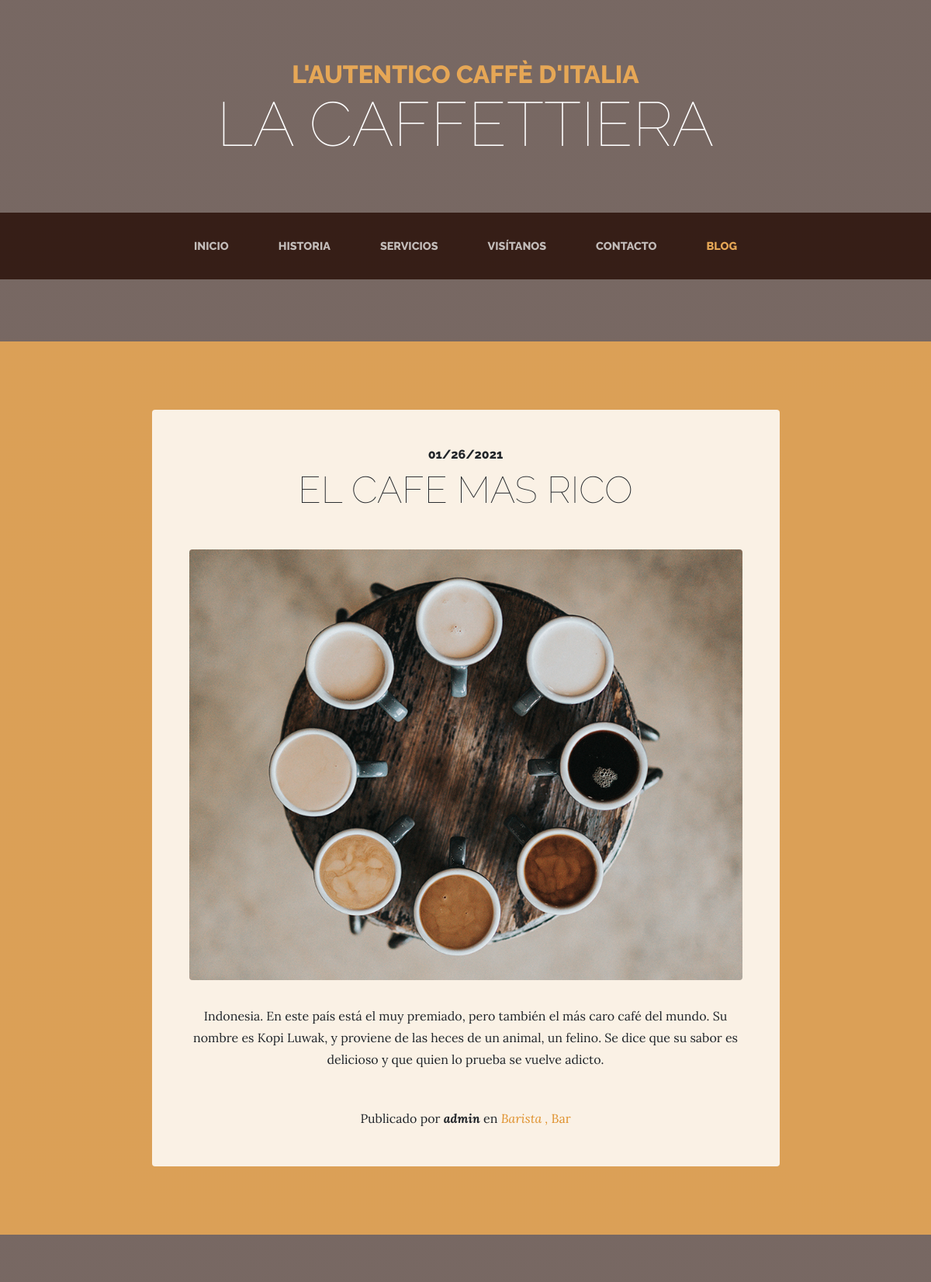
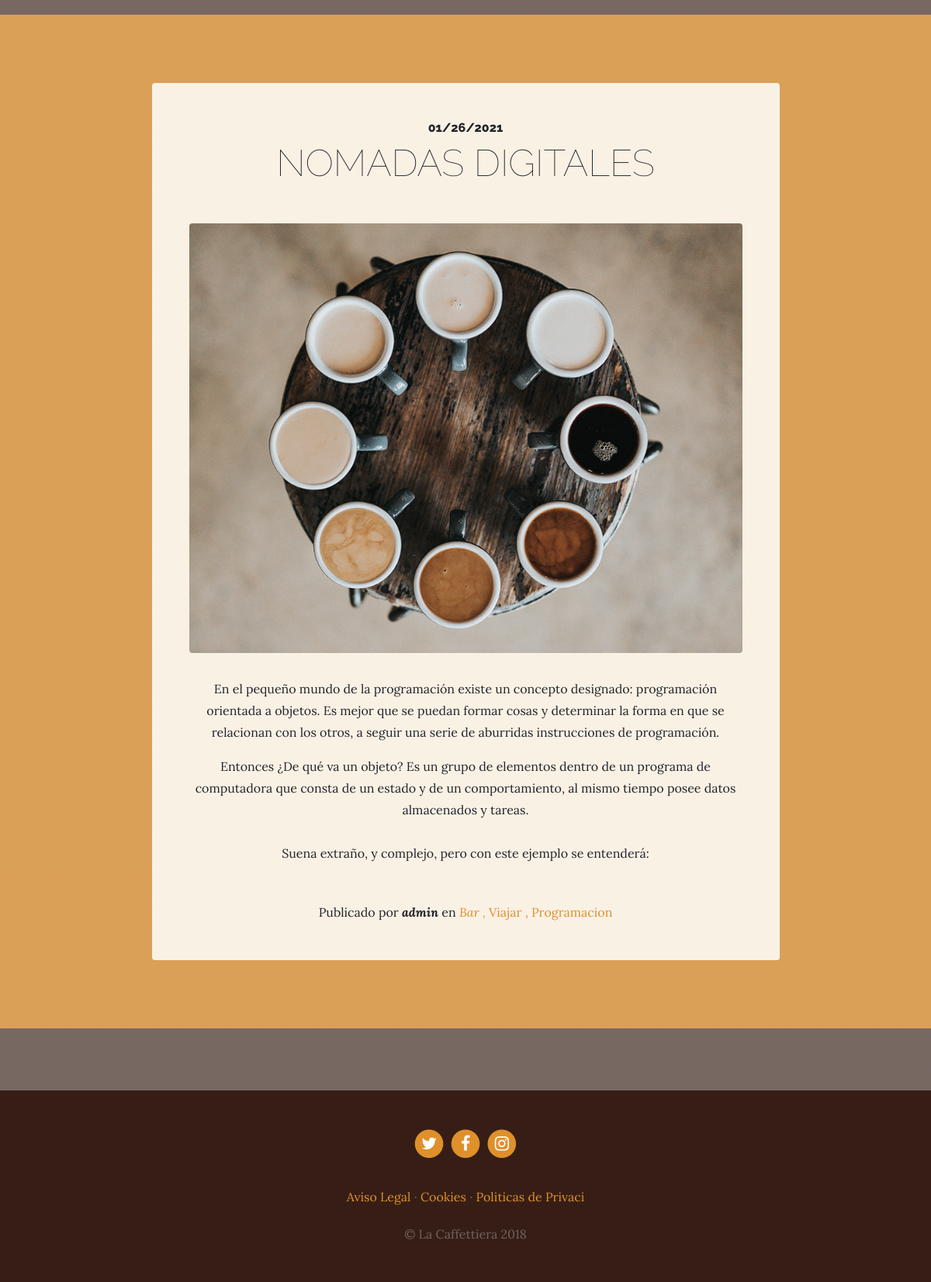
Screenshot of /blog/ with the database file from the repository (2 pictures, top to bottom).
### blog/models.py (models this page shows, shortened)
class Post(models.Model):
    title=models.CharField(max_length=100)
    content=models.TextField()
    published=models.DateTimeField(verbose_name='Publicacion',default=now())
    image=models.ImageField(verbose_name='Imagen', upload_to='blog',blank=True, null=True)
    author=models.ForeignKey(User, verbose_name='Autor', on_delete=models.CASCADE)
    categories=models.ManyToManyField(Category, verbose_name='Categorias')
    created=models.DateTimeField(verbose_name='Creacion', auto_now_add=True)
    updated=models.DateTimeField(verbose_name='Modificacion', auto_now=True)
    class Meta:
        verbose_name='Posteo'
        verbose_name_plural='Posteos'
        ordering=['-published']

class Category(models.Model):
    name=models.CharField(verbose_name='Nombre', max_length=50)
    created=models.DateTimeField(auto_now_add=True)
    updated=models.DateTimeField(auto_now=True)
    class Meta:
        verbose_name='Categoria'
        verbose_name_plural='Categorias'
        ordering=['-created']

### pages/models.py (models this page shows, shortened)
class Page(models.Model):
    title=models.CharField(verbose_name='Titulo',max_length=20)
    content=RichTextField(verbose_name="Contenido")
    order=models.SmallIntegerField(verbose_name='orden',default=0)
    created=models.DateTimeField(auto_now_add=True, verbose_name='Fecha de Creacion')
    updated=models.DateTimeField(auto_now=True, verbose_name='Fecha de Modificacion')
    class Meta:
        verbose_name='Pagina'
        verbose_name_plural='Paginas'
        ordering=['-order','title']

### blog/views.py (the view)
# urls.py: path('', views.blog, name='blog'),
def blog(request):
    posteos=Post.objects.all()
    return render(request,'blog/blog.html', {'posts':posteos})

### pages/templatetags/pages_extras.py (called while the page is built)
@register.simple_tag
def get_page_list():
    pages=Page.objects.all()
    return pages

### social/processor.py (called while the page is built)
def context_dict(request):
    context={}
    links=Link.objects.all()
    for link in links:
        context[link.key]=link.url
    return context

### blog/templates/blog/blog.html (shortened to what this page needs)
{%extends 'core/base.html'%}
{% load static%}
{%block content%}
{%for post in posts%}
<section class="page-section cta">
  <div class="container">
    <div class="row">
      <div class="col-xl-9 mx-auto">
        <div class="cta-innerv text-center rounded">
          <h2 class="section-heading mb-5">
            <span class="section-heading-upper">{{post.published|date:"SHORT_DATE_FORMAT"}}</span>
            <span class="section-heading-lower">{{post.title}}</span>
          </h2>
          <p class="mb-0">
            <img class="mx-auto d-flex rounded img-fluid mb-3 mb-lg-0" src="{{post.image.url}}"
              alt="">
          </p>
          <p class="mb-0 mbt">{{post.content|linebreaks}}</p>
          <p class="mb-0 mbt">
            <span class="section-heading-under">Publicado por <em><b>{{post.author}}</b></em> en <em>
              {%for category in post.categories.all%}<a href="{%url 'category' category.id%}" class="link"> {{category.name}} {%if not forloop.last%},{%endif%} </a></em></span> {%endfor%}
          </p>
        </div>
      </div>
    </div>
  </div>
</section>
{%endfor%}
{%endblock%}

### Core/templates/core/base.html (shortened to what this page needs)
<!DOCTYPE html>
<html lang="es">
<head>
  {% load static %}
  <link href="{%static 'core/vendor/bootstrap/css/bootstrap.min.css'%}" rel="stylesheet">
  <link href="{%static 'core/vendor/font-awesome/css/font-awesome.min.css'%}" rel="stylesheet" type="text/css">
  <link href="{%static 'core/css/business-casual.css'%}" rel="stylesheet">
</head>
<body>
  <h1 class="site-heading text-center text-white d-none d-lg-block">
    <span class="site-heading-upper text-primary mb-3">L'autentico caffè d'italia</span>
    <span class="site-heading-lower">La Caffettiera</span>
  </h1>
  <nav class="navbar navbar-expand-lg navbar-dark py-lg-4" id="mainNav">
    <div class="container">
      <div class="collapse navbar-collapse" id="navbarResponsive">
        <ul class="navbar-nav mx-auto">
          <li class="nav-item px-lg-4 {%if request.path == '/' %}active {% endif %}">
            <a class="nav-link text-uppercase text-expanded" href="{%url 'index' %}">Inicio</a>
          </li>
          <li class="nav-item px-lg-4 {%if request.path == '/about/' %}active {% endif %}">
            <a class="nav-link text-uppercase text-expanded" href="{%url 'about' %}">Historia</a>
          </li>
          <li class="nav-item px-lg-4 {%if request.path == '/services/' %}active {% endif %}">
            <a class="nav-link text-uppercase text-expanded" href="{%url 'services' %}">Servicios</a>
          </li>
          <li class="nav-item px-lg-4 {%if request.path == '/store/' %}active {% endif %}">
            <a class="nav-link text-uppercase text-expanded" href="{%url 'store'%}">Visítanos</a>
          </li>
          <li class="nav-item px-lg-4 {%if request.path == '/contact/' %}active {% endif %}">
            <a class="nav-link text-uppercase text-expanded" href="{%url 'contact'%}">Contacto</a>
          </li>
          <li class="nav-item px-lg-4 {%if request.path == '/blog/' %}active {% endif %}">
            <a class="nav-link text-uppercase text-expanded" href="{%url 'blog'%}">Blog</a>
          </li>
        </ul>
      </div>
    </div>
  </nav>
  {% block content %} {% endblock%}
  <footer class="footer text-faded text-center py-5">
    <div class="container">
      <p class="m-0">
        {%if LINK_TWITTER%}
        <a href="{{LINK_TWITTER}}" class="link">
          <span class="fa-stack fa-lg">
            <i class="fa fa-circle fa-stack-2x"></i>
            <i class="fa fa-twitter fa-stack-1x fa-inverse"></i>
          </span>
        </a>
        {%endif%}
        {%if LINK_FACEBOOK%}
        <a href="{{LINK_FACEBOOK}}" class="link">
          <span class="fa-stack fa-lg">
            <i class="fa fa-circle fa-stack-2x"></i>
            <i class="fa fa-facebook fa-stack-1x fa-inverse"></i>
          </span>
        </a>
        {%endif%}
        {%if LINK_INSTAGRAM%}
        <a href="{{LINK_INSTAGRAM}}" class="link">
          <span class="fa-stack fa-lg">
            <i class="fa fa-circle fa-stack-2x"></i>
            <i class="fa fa-instagram fa-stack-1x fa-inverse"></i>
          </span>
        </a>
        {%endif%}
      </p>
      <p class="m-0 mbt">
        {% load pages_extras %}
        {% get_page_list as page_list %}
        {%for page in page_list%}
        <a href="{%url 'page' page.id page.title|slugify%}" class="link">{{page.title}}</a> {%if not forloop.last%}·{%endif%}
        {%endfor%}
      </p>
      <p class="m-0 mbt1">&copy; La Caffettiera 2018</p>
    </div>
  </footer>
</body>
</html>

### Core/static/core/css/business-casual.css (style rules this page uses)
body { font-family: 'Lora'; background: linear-gradient(rgba(47, 23, 15, 0.65), rgba(47, 23, 15, 0.65)), url("../img/bg.jpg"); background-attachment: fixed; background-position: center; background-size: cover; }
h1, h2, h3, h4, h5, h6 { font-family: 'Raleway'; }
p { line-height: 1.75; }
.text-faded { color: rgba(255, 255, 255, 0.3); }
.site-heading { margin-top: 5rem; margin-bottom: 5rem; text-transform: uppercase; line-height: 1; font-family: 'Raleway'; }
.site-heading .site-heading-upper { display: block; font-size: 2rem; font-weight: 800; }
.site-heading .site-heading-lower { font-size: 5rem; font-weight: 100; line-height: 4rem; }
.page-section { margin-top: 5rem; margin-bottom: 5rem; }
.section-heading { text-transform: uppercase; }
.section-heading .section-heading-upper { display: block; font-size: 1rem; font-weight: 800; padding-bottom:.5rem; }
.section-heading .section-heading-lower { display: block; font-size: 3rem; font-weight: 100; }
#mainNav { background-color: rgba(47, 23, 15, 0.9); font-family: 'Raleway'; }
#mainNav .navbar-nav .nav-item .nav-link { color: rgba(255, 255, 255, 0.7); font-weight: 800; }
#mainNav .navbar-nav .nav-item.active .nav-link { color: #e6a756; }
@media (min-width: 992px) { #mainNav .navbar-nav .nav-item .nav-link { font-size: 0.9rem; } }
.cta { padding-top: 5rem; padding-bottom: 5rem; background-color: rgba(230, 167, 86, 0.9); }
.cta .cta-innerv { position: relative; padding: 3rem; margin: 0.5rem; background-color: rgba(255, 255, 255, 0.85); }
.footer { background-color: rgba(47, 23, 15, 0.9); }
.text-primary { color: #e6a756 !important; }
.mbt { padding-top: 2rem; }
.mbt1 { padding-top: 1.25rem; }
a.link { color: #df902a; }

### rows the page displays
Post: published "01/26/2021", title "EL CAFE MAS RICO", image (picture), content "Indonesia. En este país está el muy premiado, pero también el más caro café del mundo. Su nombre es Kopi Luwak, y proviene de las heces de un animal, un felino. Se dice que su sabor es delicioso y que quien lo prueba se vuelve adicto.", author "admin"
Category: name "Barista"
Category: name "Bar"
Post: published "01/26/2021", title "NOMADAS DIGITALES", image (picture), content "En el pequeño mundo de la programación existe un concepto designado: programación orientada a objetos. Es mejor que se puedan formar cosas y determinar la forma en que se relacionan con los otros, a seguir una serie de aburridas instrucciones de programación. Entonces ¿De qué va un objeto? Es un grupo de elementos dentro de un programa de computadora que consta de un estado y de un comportamiento, al mismo tiempo posee datos almacenados y tareas. Suena extraño, y complejo, pero con este ejemplo se entenderá:", author "admin"
Category: name "Viajar"
Category: name "Programacion"
Page: title "Aviso Legal"
Page: title "Cookies"
Page: title "Politicas de Privaci"
